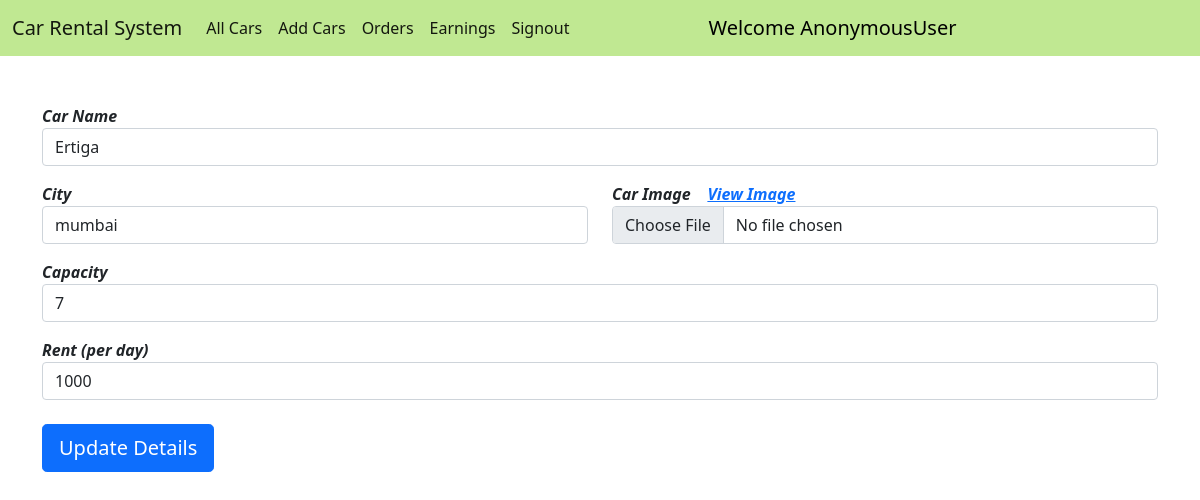
/edit_car/1/, run on the app's committed database.
### home/models.py (models this page shows, shortened)
class Car(models.Model):
    name = models.CharField(max_length=50)
    image = models.ImageField(upload_to="")
    car_dealer = models.ForeignKey(CarDealer, on_delete=models.PROTECT)
    capacity = models.CharField(max_length=2)
    location = models.ForeignKey(Location, on_delete=models.SET_NULL, null=True)
    is_available = models.BooleanField(default=True)
    rent = models.CharField(max_length=10, blank=True)

class Location(models.Model):
    city = models.CharField(max_length=50)

### home/views.py (the view, shortened to what this page needs)
# urls.py: path("edit_car/<int:myid>/", views.edit_car, name="edit_car"),
def edit_car(request, myid):
    car = Car.objects.filter(id=myid)[0]
    return render(request, "edit_car.html", {'car':car})

### home/templates/edit_car.html (shortened to what this page needs)
{% extends 'car_dealer_navbar.html' %}
{% block body %}
<div class="container mt-5">
    <form method="POST" enctype="multipart/form-data"> {% csrf_token %}
        <div class="row mt-2">
            <div class="form-group col-md-12">
                <label><i style="font-weight: bold;">Car Name</i></label>
                <input type="text" class="form-control" name="car_name" value="{{car.name}}" required>
            </div>
        </div>
        <div class="row mt-3">
            <div class="form-group col-md-6">
                <label><i style="font-weight: bold;">City</i></label>
                <input type="text" class="form-control" name="city" value="{{car.location.city}}" required>
            </div>
            <div class="form-group col-md-6">
                <label><i style="font-weight: bold;">Car Image &nbsp;&nbsp;&nbsp;<a href="/media/{{car.image}}/">View Image</a></i></label>
                <input type="file" class="form-control" name="image">
            </div>
        </div>
        <div class="row mt-3">
            <div class="form-group col-md-12">
                <label><i style="font-weight: bold;">Capacity</i></label>
                <input type="number" class="form-control" name="capacity" value="{{car.capacity}}" required>
            </div>
        </div>
        <div class="row mt-3">
            <div class="form-group col-md-12">
                <label><i style="font-weight: bold;">Rent (per day)</i></label>
                <input type="number" class="form-control" name="rent" value="{{car.rent}}" required>
            </div>
        </div>
        <button type="submit" class="btn btn-primary mt-4 btn-lg">Update Details</button>
      </form>
      </div>
{% endblock %}

### data on the page
Car: car_name "Ertiga", city "mumbai", capacity "7", rent "1000"

### other printed values
{{ request.user }} "AnonymousUser"
